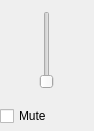
<?xml version="1.0" encoding="UTF-8"?>
<ui version="4.0">
 <class>AudioMixerOutputView</class>
 <widget class="QWidget" name="AudioMixerOutputView">
  <property name="geometry">
   <rect>
    <x>0</x>
    <y>0</y>
    <width>94</width>
    <height>131</height>
   </rect>
  </property>
  <property name="windowTitle">
   <string>AudioMixerView</string>
  </property>
  <layout class="QVBoxLayout" name="verticalLayout">
   <property name="leftMargin">
    <number>0</number>
   </property>
   <property name="topMargin">
    <number>0</number>
   </property>
   <property name="rightMargin">
    <number>0</number>
   </property>
   <property name="bottomMargin">
    <number>0</number>
   </property>
   <item>
    <layout class="QVBoxLayout" name="verticalLayout_2">
     <item>
      <widget class="QWidget" name="vuMeter" native="true">
       <property name="minimumSize">
        <size>
         <width>52</width>
         <height>100</height>
        </size>
       </property>
       <layout class="QHBoxLayout" name="horizontalLayout">
        <item>
         <widget class="QSlider" name="verticalSlider">
          <property name="orientation">
           <enum>Qt::Vertical</enum>
          </property>
         </widget>
        </item>
       </layout>
      </widget>
     </item>
     <item>
      <widget class="QCheckBox" name="mute">
       <property name="text">
        <string>Mute</string>
       </property>
      </widget>
     </item>
     <item>
      <spacer name="verticalSpacer">
       <property name="orientation">
        <enum>Qt::Vertical</enum>
       </property>
       <property name="sizeHint" stdset="0">
        <size>
         <width>20</width>
         <height>40</height>
        </size>
       </property>
      </spacer>
     </item>
    </layout>
   </item>
  </layout>
 </widget>
 <layoutdefault spacing="6" margin="11"/>
 <resources/>
 <connections/>
</ui>
